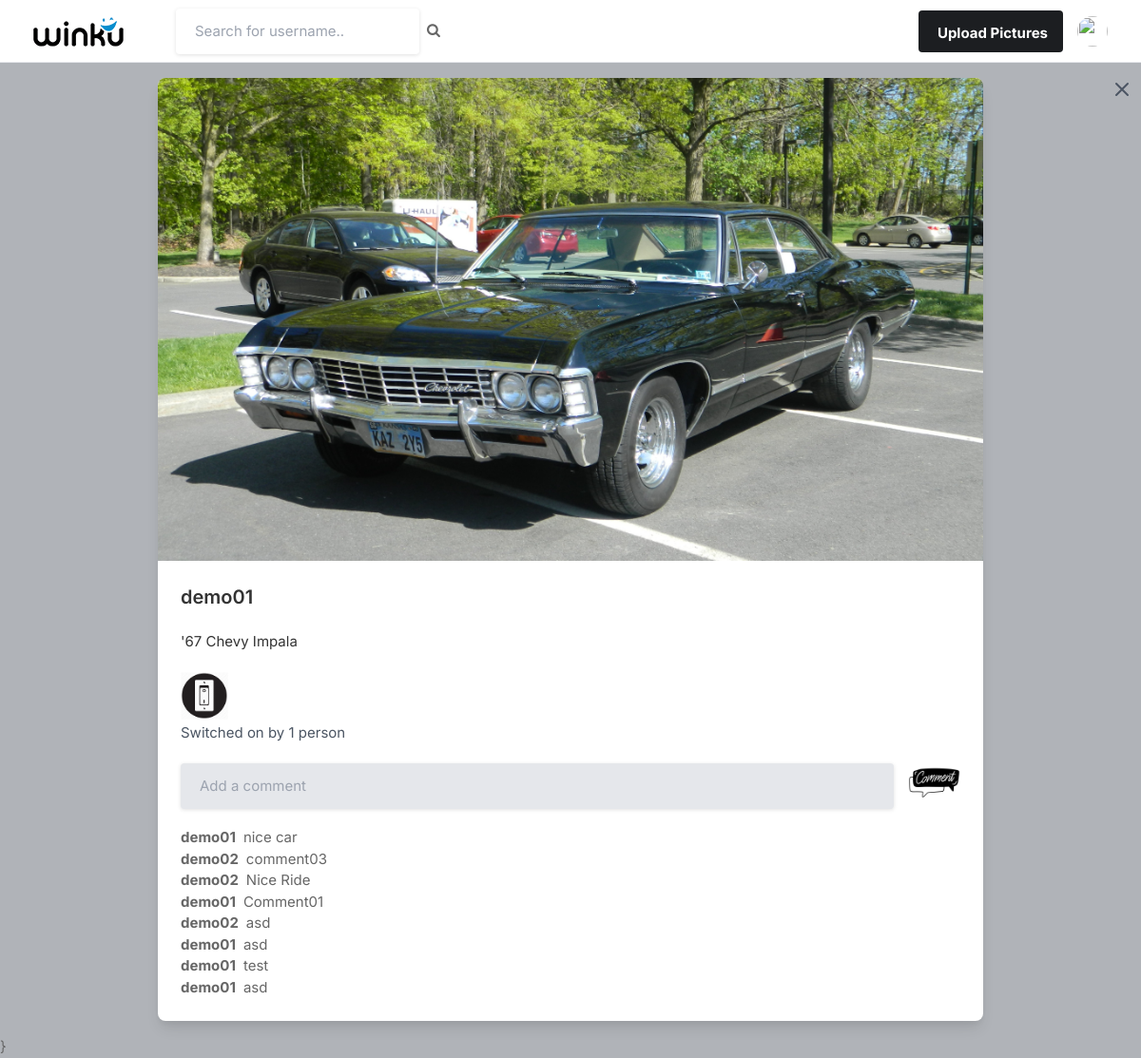
The page /post/05633cfa-b45b-4017-8bdd-bc11bcb256ed/ on the database its author committed.
### core/models.py (models this page shows, shortened)
class Post(models.Model):
    id = models.UUIDField(primary_key=True, default=uuid.uuid4)
    user = models.CharField(max_length=100)
    image = models.ImageField(upload_to='post_images')
    caption = models.TextField()
    created_at = models.DateTimeField(default=datetime.now)
    no_of_likes = models.IntegerField(default=0)

class Comment(models.Model):
    post = models.ForeignKey(Post, on_delete=models.CASCADE)
    user = models.ForeignKey(User, on_delete=models.CASCADE)
    comment_text = models.TextField()
    timestamp = models.DateTimeField(auto_now_add=True)

### core/views.py (the view)
# urls.py: path('post/<uuid:post_id>/', views.post_detailed_view, name='post_detailed_view'),
def post_detailed_view(request, post_id):
    post = get_object_or_404(Post, id=post_id)
    comments = list(reversed(Comment.objects.filter(post=post)))
    return render(request, 'post_detailed_view.html', {'post': post, 'comments': comments})

### templates/post_detailed_view.html (shortened to what this page needs)
{% extends 'base.html' %}
{% load static %}
{% block content %}
    <div class="container mx-auto p-4">
        <div class="bg-white rounded-lg shadow-lg overflow-hidden max-w-4xl mx-auto">
            <a href="/" class="absolute top-2 right-2 text-gray-600 hover:text-gray-800 focus:outline-none">
    <svg class="h-6 w-6" fill="none" stroke="currentColor" viewBox="0 0 24 24"
         xmlns="http://www.w3.org/2000/svg">
        <path stroke-linecap="round" stroke-linejoin="round" stroke-width="2"
              d="M6 18L18 6M6 6l12 12"></path>
    </svg>
</a>
            <div class="grid grid-cols-1 lg:grid-cols-2">
                <div class="lg:col-span-1">
                    <img src="{{ post.image.url }}" alt="Post Image" class="w-full h-auto">
                </div>
                <div class="p-6 lg:col-span-1">
                    <h2 class="text-xl font-semibold">{{ post.user }}</h2>
                    <br>
                    <h6>{{ post.caption }}</h6>
                    <form style="margin-top: 20px;" action="{% url 'like-post' %}" method="get">
                        <button type="submit" class="focus:outline-none">
                            <img style="width:50px" src="{% static 'sw.png' %}" alt="Switch">
                        </button>
                    </form>
                    <p class="text-gray-600">
                        {% if post.no_of_likes == 0 %}
                            0 Switches
                        {% elif post.no_of_likes == 1 %}
                            Switched on by 1 person
                        {% else %}
                            Switched on by {{ post.no_of_likes }} people
                        {% endif %}
                    </p>
                    <div class="mt-4">
                        <form action="{% url 'submit_comment' %}" method="post" class="flex items-center">
                            <input type="text" name="text" placeholder="Add a comment"
                                   class="bg-gray-200 rounded-md px-4 py-2 flex-grow focus:outline-none">
                            <button style="margin-left: 15px" type="submit" class="focus:outline-none">
                            <img style="width:60px" src="{% static 'comment.png' %}" alt="Switch">
                        </button>
                        </form>
                    </div>
                    <div class="mt-4">
                        {% for comment in comments %}
                            <div class="flex items-center space-x-2">
                                <strong>{{ comment.user }}</strong>
                                <span>{{ comment.comment_text }}</span>
                            </div>
                        {% endfor %}
                    </div>
                </div>
            </div>
        </div>
    </div>
{% endblock %}

### static/assets/css/style.css (style rules this page uses)
body { background-color: #B0B3B8!important; }
button { vertical-align: middle; }
input { height: 48px; line-height: 48px; padding: 0 20px; outline: none; font-size: 15px; color: #808080; max-width: 100%; width: 100%; -webkit-box-sizing: border-box; box-sizing: border-box; display: block; font-weight: 400; opacity: 1; border-radius: 4px; border: none; -webkit-box-shadow: 0 1px 4px 0px rgba(0, 0, 0, 0.12); box-shadow: 0 1px 4px 0px rgba(0, 0, 0, 0.12); }
input[type="text"], input[type="password"], input[type="email"], input[type="number"] { height: 48px; line-height: 48px; padding: 0 20px; outline: none; font-size: 15px; color: #808080; max-width: 100%; width: 100%; -webkit-box-sizing: border-box; box-sizing: border-box; display: block; font-weight: 400; opacity: 1; border-radius: 4px; border: none; -webkit-box-shadow: 0 1px 4px 0px rgba(0, 0, 0, 0.12); box-shadow: 0 1px 4px 0px rgba(0, 0, 0, 0.12); }
input { -webkit-transition: all 0.1s ease-in-out; transition: all 0.1s ease-in-out; }
::placeholder { color: #808080; opacity: 1; }
button { border: none; margin: 0; padding: 0; width: auto; overflow: visible; background: transparent; color: inherit; font: inherit; line-height: normal; cursor: pointer; }
a { color: #be185d; -webkit-transition: 0.3s; transition: 0.3s; outline: none !important; }
button { outline: none !important; }
img { max-width: 100%; }
body { color: #666; font-size: 15px; line-height: 27px; background-color: #f0f2f5; font-family: "Inter", sans-serif; text-transform: none; }
body p { font-size: 15px; line-height: 27px; }
h1, h2, h3, h4, h5, h6 { font-family: "Inter", sans-serif; text-transform: none; }
input[type="text"], input[type="password"], input[type="email"] { font-family: "Inter", sans-serif; text-transform: none; }
button, body .pac-container { font-family: "Inter", sans-serif; text-transform: none; }
h1, h2, h3, h4, h5, h6 { color: #333; font-weight: 500; margin: 0; padding: 0; }
h2 { font-size: 26px; }
h6 { font-size: 12px; }
b, strong { font-weight: 700 !important; }
@media (min-width: 1024px) { .container { max-width: 900px !important; padding-top: 45px; } }

### rows shown on the page
Post: image (picture), user "demo01", caption "'67 Chevy Impala"
Comment: user "demo01", comment_text "nice car"
Comment: user "demo02", comment_text "comment03"
Comment: user "demo02", comment_text "Nice Ride"
Comment: user "demo01", comment_text "Comment01"
Comment: user "demo02", comment_text "asd"
Comment: user "demo01", comment_text "asd"
Comment: user "demo01", comment_text "test"
Comment: user "demo01", comment_text "asd"
